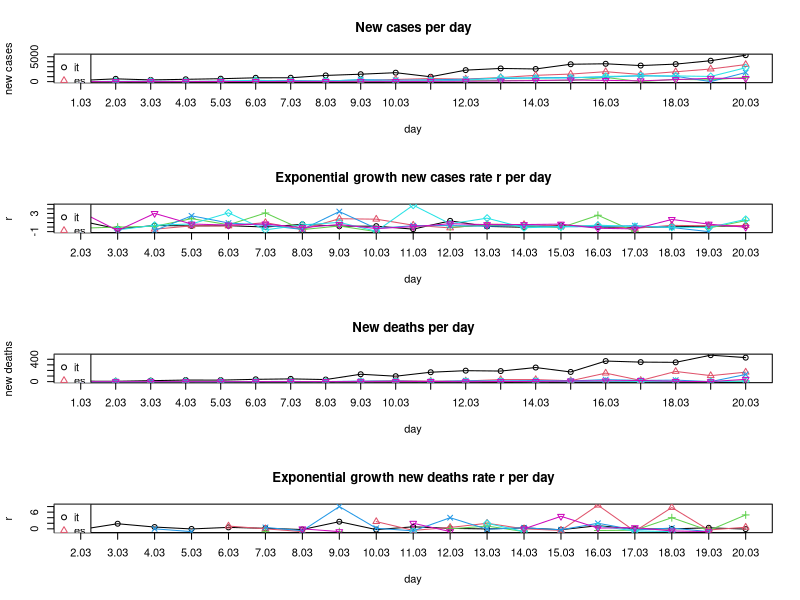

Source code (R):
## Exponential growth
# y = a * (1 + r)^x
# a = initial value (the amount before measuring growth or decay)
# r = growth or decay rate (most often represented as a percentage and expressed as a decimal)
# x = number of time intervals that have passed
# (y/a)^(1/x) - 1 = r

BASE_DIR <- "~/covid-19/"
setwd(BASE_DIR)

## March: New confirmed covid-19 cases per day. Data taken from daily situation reports from the WHO website.
days <- c('01.03','02.03','03.03','04.03','05.03','06.03','07.03',
          '08.03','09.03','10.03','11.03','12.03','13.03','14.03',
          '15.03','16.03','17.03','18.03','19.03','20.03')
it <- c(240,561,347,466,587,769,778,1247,1492,1797,977,2313,2651,2547,3497,3590,3233,3526,4207,5322)
es <- c(13,0,69,37,47,59,117,56,159,435,615,501,825,1266,1522,2000,1438,1987,2538,3431)
ch <- c(8,6,6,7,20,30,123,55,68,0,159,154,213,267,234,841,0,450,353,853)
fr <- c(43,0,91,21,73,138,193,93,410,286,372,495,591,780,829,911,1193,1079,0,1834)
de <- c(0,72,28,39,66,272,105,156,317,27,157,271,802,693,733,1043,1174,1144,1042,2801)
uk <- c(3,13,3,12,20,29,49,43,67,46,50,87,134,208,342,251,152,407,672,647)
all_countries <- list(it,es,ch,fr,de,uk)

## March: New confirmed covid-19 deaths per day. Data taken from daily situation reports from the WHO website.
it_d <- c(8,6,17,28,27,41,49,37,132,97,168,196,189,252,173,368,349,345,473,429)
es_d <- c(0,0,0,0,1,2,2,0,5,18,8,12,36,36,16,152,21,182,107,169)
ch_d <- c(0,0,0,0,0,1,0,1,0,0,1,1,2,0,5,2,1,5,2,12)
fr_d <- c(0,0,1,1,0,2,3,1,9,11,3,15,13,18,12,36,21,27,0,128)
de_d <- c(0,0,0,0,0,0,0,0,0,2,0,1,3,0,2,4,1,0,0,8)
uk_d <- c(0,0,0,0,0,0,1,1,0,1,3,0,2,2,11,14,20,5,0,41)
all_countries_d <- list(it_d,es_d,ch_d,fr_d,de_d,uk_d)

## Computing exponential growth rates r
compute_r <- function(y, t, x){
  r <- c()
  for(i in 2:length(t)){
    new_r <- (y[i] / y[i-1])^(1/x) - 1
    if(abs(new_r) %in% c(Inf, NaN)) new_r <- NA
    r <- c(r, new_r)
  }
  return(r)
}

r_it <- compute_r(it, days, 1)
r_es <- compute_r(es, days, 1)
r_ch <- compute_r(ch, days, 1)
r_fr <- compute_r(fr, days, 1)
r_de <- compute_r(de, days, 1)
r_uk <- compute_r(uk, days, 1)
all_countries_r <- list(r_it,r_es,r_ch,r_fr,r_de,r_uk)

r_it_d <- compute_r(it_d, days, 1)
r_es_d <- compute_r(es_d, days, 1)
r_ch_d <- compute_r(ch_d, days, 1)
r_fr_d <- compute_r(fr_d, days, 1)
r_de_d <- compute_r(de_d, days, 1)
r_uk_d <- compute_r(uk_d, days, 1)
all_countries_r_d <- list(r_it_d,r_es_d,r_ch_d,r_fr_d,r_de_d,r_uk_d)

## Plotting
all_countries_names <- c('it','es','ch','fr','de','uk')
colors <- 1:length(all_countries_names)
pchs <- 1:length(all_countries_names)

pdf('figures/static-new-cases-with-growth-rate.pdf', height = 10, paper = 'a4')

par(mfrow=c(4,1))

# New cases per day
plot(days, unlist(all_countries[1]), main='New cases per day', type='o',
     ylim=c(0,max(unlist(all_countries),na.rm=T)),
     xaxt="n", col=colors[1], pch=pchs[1], ylab='new cases', xlab='day')
axis(1, at=days, labels=T)
for(i in 2:length(all_countries)){
  lines(days, unlist(all_countries[i]), type='o', col=colors[i], pch=pchs[i])
}
legend('topleft',legend=all_countries_names,col=colors,pch=pchs)

# Exponential growth new cases rate r per day
plot(days[-1], unlist(all_countries_r[1]), main='Exponential growth new cases rate r per day', type='o',
     ylim=c(min(unlist(all_countries_r),na.rm=T), max(unlist(all_countries_r),na.rm=T)),
     xaxt="n", col=colors[1], pch=pchs[1], ylab='r', xlab='day')
axis(1, at=days[-1], labels=T)
for(i in 2:length(all_countries_r)){
  lines(days[-1], unlist(all_countries_r[i]), type='o', col=colors[i], pch=pchs[i])
}
legend('topleft',legend=all_countries_names,col=colors,pch=pchs)


# New deaths per day
plot(days, unlist(all_countries_d[1]), main='New deaths per day', type='o',
     ylim=c(0,max(unlist(all_countries_d),na.rm=T)),
     xaxt="n", col=colors[1], pch=pchs[1], ylab='new deaths', xlab='day')
axis(1, at=days, labels=T)
for(i in 2:length(all_countries_d)){
  lines(days, unlist(all_countries_d[i]), type='o', col=colors[i], pch=pchs[i])
}
legend('topleft',legend=all_countries_names,col=colors,pch=pchs)

# Exponential growth new deaths rate r per day
plot(days[-1], unlist(all_countries_r_d[1]), main='Exponential growth new deaths rate r per day', type='o',
     ylim=c(min(unlist(all_countries_r_d),na.rm=T), max(unlist(all_countries_r_d),na.rm=T)),
     xaxt="n", col=colors[1], pch=pchs[1], ylab='r', xlab='day')
axis(1, at=days[-1], labels=T)
for(i in 2:length(all_countries_r_d)){
  lines(days[-1], unlist(all_countries_r_d[i]), type='o', col=colors[i], pch=pchs[i])
}
legend('topleft',legend=all_countries_names,col=colors,pch=pchs)

dev.off <- dev.off()
